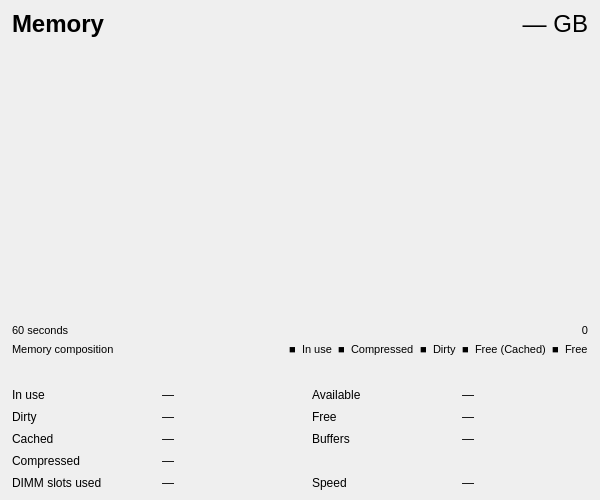
<?xml version="1.0" encoding="UTF-8"?>
<ui version="4.0">
 <class>MemoryDetailWidget</class>
 <widget class="QWidget" name="MemoryDetailWidget">
  <property name="geometry">
   <rect>
    <x>0</x>
    <y>0</y>
    <width>600</width>
    <height>500</height>
   </rect>
  </property>
  <layout class="QVBoxLayout" name="verticalLayout" stretch="0,1,0,0,0,0">
   <property name="spacing">
    <number>6</number>
   </property>
   <property name="leftMargin">
    <number>12</number>
   </property>
   <property name="topMargin">
    <number>10</number>
   </property>
   <property name="rightMargin">
    <number>12</number>
   </property>
   <property name="bottomMargin">
    <number>10</number>
   </property>
   <item>
    <layout class="QHBoxLayout" name="headerLayout">
     <item>
      <widget class="QLabel" name="titleLabel">
       <property name="styleSheet">
        <string>font-size: 18pt; font-weight: bold;</string>
       </property>
       <property name="text">
        <string>Memory</string>
       </property>
      </widget>
     </item>
     <item>
      <spacer>
       <property name="orientation">
        <enum>Qt::Orientation::Horizontal</enum>
       </property>
       <property name="sizeHint" stdset="0">
        <size>
         <width>40</width>
         <height>0</height>
        </size>
       </property>
      </spacer>
     </item>
     <item>
      <widget class="QLabel" name="totalLabel">
       <property name="styleSheet">
        <string>font-size: 18pt;</string>
       </property>
       <property name="text">
        <string>— GB</string>
       </property>
       <property name="alignment">
        <set>Qt::AlignmentFlag::AlignRight|Qt::AlignmentFlag::AlignTrailing|Qt::AlignmentFlag::AlignVCenter</set>
       </property>
      </widget>
     </item>
    </layout>
   </item>
   <item>
    <widget class="Perf::GraphWidget" name="graphWidget" native="true">
     <property name="sizePolicy">
      <sizepolicy hsizetype="Expanding" vsizetype="Expanding">
       <horstretch>0</horstretch>
       <verstretch>1</verstretch>
      </sizepolicy>
     </property>
    </widget>
   </item>
   <item>
    <layout class="QHBoxLayout" name="timeAxisLayout">
     <item>
      <widget class="QLabel" name="timeLeftLabel">
       <property name="styleSheet">
        <string>font-size: 8pt;</string>
       </property>
       <property name="text">
        <string>60 seconds</string>
       </property>
      </widget>
     </item>
     <item>
      <spacer>
       <property name="orientation">
        <enum>Qt::Orientation::Horizontal</enum>
       </property>
       <property name="sizeHint" stdset="0">
        <size>
         <width>40</width>
         <height>0</height>
        </size>
       </property>
      </spacer>
     </item>
     <item>
      <widget class="QLabel" name="timeRightLabel">
       <property name="styleSheet">
        <string>font-size: 8pt;</string>
       </property>
       <property name="text">
        <string>0</string>
       </property>
       <property name="alignment">
        <set>Qt::AlignmentFlag::AlignRight|Qt::AlignmentFlag::AlignTrailing|Qt::AlignmentFlag::AlignVCenter</set>
       </property>
      </widget>
     </item>
    </layout>
   </item>
   <item>
    <layout class="QHBoxLayout" name="compLegendLayout">
     <item>
      <widget class="QLabel" name="compositionLabel">
       <property name="styleSheet">
        <string>font-size: 8pt;</string>
       </property>
       <property name="text">
        <string>Memory composition</string>
       </property>
      </widget>
     </item>
     <item>
      <spacer>
       <property name="orientation">
        <enum>Qt::Orientation::Horizontal</enum>
       </property>
       <property name="sizeHint" stdset="0">
        <size>
         <width>10</width>
         <height>0</height>
        </size>
       </property>
      </spacer>
     </item>
     <item>
      <widget class="QLabel" name="legendUsedDot">
       <property name="styleSheet">
        <string>font-size: 8pt;</string>
       </property>
       <property name="text">
        <string>■</string>
       </property>
      </widget>
     </item>
     <item>
      <widget class="QLabel" name="legendUsedLabel">
       <property name="styleSheet">
        <string>font-size: 8pt;</string>
       </property>
       <property name="text">
        <string>In use</string>
       </property>
      </widget>
     </item>
     <item>
      <widget class="QLabel" name="legendCompressedDot">
       <property name="styleSheet">
        <string>font-size: 8pt;</string>
       </property>
       <property name="text">
        <string>■</string>
       </property>
      </widget>
     </item>
     <item>
      <widget class="QLabel" name="legendCompressedLabel">
       <property name="styleSheet">
        <string>font-size: 8pt;</string>
       </property>
       <property name="text">
        <string>Compressed</string>
       </property>
      </widget>
     </item>
     <item>
      <widget class="QLabel" name="legendDirtyDot">
       <property name="styleSheet">
        <string>font-size: 8pt;</string>
       </property>
       <property name="text">
        <string>■</string>
       </property>
      </widget>
     </item>
     <item>
      <widget class="QLabel" name="legendDirtyLabel">
       <property name="styleSheet">
        <string>font-size: 8pt;</string>
       </property>
       <property name="text">
        <string>Dirty</string>
       </property>
      </widget>
     </item>
     <item>
      <widget class="QLabel" name="legendCachedDot">
       <property name="styleSheet">
        <string>font-size: 8pt;</string>
       </property>
       <property name="text">
        <string>■</string>
       </property>
      </widget>
     </item>
     <item>
      <widget class="QLabel" name="legendCachedLabel">
       <property name="styleSheet">
        <string>font-size: 8pt;</string>
       </property>
       <property name="text">
        <string>Free (Cached)</string>
       </property>
      </widget>
     </item>
     <item>
      <widget class="QLabel" name="legendFreeDot">
       <property name="styleSheet">
        <string>font-size: 8pt;</string>
       </property>
       <property name="text">
        <string>■</string>
       </property>
      </widget>
     </item>
     <item>
      <widget class="QLabel" name="legendFreeLabel">
       <property name="styleSheet">
        <string>font-size: 8pt;</string>
       </property>
       <property name="text">
        <string>Free</string>
       </property>
      </widget>
     </item>
    </layout>
   </item>
   <item>
    <widget class="Perf::MemoryBar" name="compositionBar" native="true">
     <property name="minimumSize">
      <size>
       <width>0</width>
       <height>20</height>
      </size>
     </property>
     <property name="maximumSize">
      <size>
       <width>16777215</width>
       <height>40</height>
      </size>
     </property>
    </widget>
   </item>
   <item>
    <layout class="QGridLayout" name="statsGrid">
     <property name="horizontalSpacing">
      <number>24</number>
     </property>
     <property name="verticalSpacing">
      <number>8</number>
     </property>
     <item row="0" column="0">
      <widget class="QLabel" name="inUseLabel">
       <property name="styleSheet">
        <string></string>
       </property>
       <property name="text">
        <string>In use</string>
       </property>
      </widget>
     </item>
     <item row="0" column="1">
      <widget class="QLabel" name="statInUseValue">
       <property name="text">
        <string>—</string>
       </property>
      </widget>
     </item>
     <item row="0" column="2">
      <widget class="QLabel" name="availableLabel">
       <property name="styleSheet">
        <string></string>
       </property>
       <property name="text">
        <string>Available</string>
       </property>
      </widget>
     </item>
     <item row="0" column="3">
      <widget class="QLabel" name="statAvailValue">
       <property name="text">
        <string>—</string>
       </property>
      </widget>
     </item>
     <item row="1" column="0">
      <widget class="QLabel" name="dirtyLabel">
       <property name="styleSheet">
        <string></string>
       </property>
       <property name="text">
        <string>Dirty</string>
       </property>
      </widget>
     </item>
     <item row="1" column="1">
      <widget class="QLabel" name="statDirtyValue">
       <property name="text">
        <string>—</string>
       </property>
      </widget>
     </item>
     <item row="1" column="2">
      <widget class="QLabel" name="freeLabel">
       <property name="styleSheet">
        <string></string>
       </property>
       <property name="text">
        <string>Free</string>
       </property>
      </widget>
     </item>
     <item row="1" column="3">
      <widget class="QLabel" name="statFreeValue">
       <property name="text">
        <string>—</string>
       </property>
      </widget>
     </item>
     <item row="2" column="0">
      <widget class="QLabel" name="cachedLabel">
       <property name="styleSheet">
        <string></string>
       </property>
       <property name="text">
        <string>Cached</string>
       </property>
      </widget>
     </item>
     <item row="2" column="1">
      <widget class="QLabel" name="statCachedValue">
       <property name="text">
        <string>—</string>
       </property>
      </widget>
     </item>
     <item row="2" column="2">
      <widget class="QLabel" name="buffersLabel">
       <property name="styleSheet">
        <string></string>
       </property>
       <property name="text">
        <string>Buffers</string>
       </property>
      </widget>
     </item>
     <item row="2" column="3">
      <widget class="QLabel" name="statBuffersValue">
       <property name="text">
        <string>—</string>
       </property>
      </widget>
     </item>
     <item row="3" column="0">
      <widget class="QLabel" name="compressedLabel">
       <property name="styleSheet">
        <string></string>
       </property>
       <property name="text">
        <string>Compressed</string>
       </property>
      </widget>
     </item>
     <item row="3" column="1">
      <widget class="QLabel" name="statCompressedValue">
       <property name="text">
        <string>—</string>
       </property>
      </widget>
     </item>
     <item row="4" column="0">
      <widget class="QLabel" name="dimmSlotsLabel">
       <property name="styleSheet">
        <string></string>
       </property>
       <property name="text">
        <string>DIMM slots used</string>
       </property>
      </widget>
     </item>
     <item row="4" column="1">
      <widget class="QLabel" name="statDimmSlotsValue">
       <property name="text">
        <string>—</string>
       </property>
      </widget>
     </item>
     <item row="4" column="2">
      <widget class="QLabel" name="memorySpeedLabel">
       <property name="styleSheet">
        <string></string>
       </property>
       <property name="text">
        <string>Speed</string>
       </property>
      </widget>
     </item>
     <item row="4" column="3">
      <widget class="QLabel" name="statMemSpeedValue">
       <property name="text">
        <string>—</string>
       </property>
      </widget>
     </item>
    </layout>
   </item>
  </layout>
 </widget>
 <customwidgets>
  <customwidget>
   <class>Perf::GraphWidget</class>
   <extends>QWidget</extends>
   <header>perf/graphwidget.h</header>
  </customwidget>
  <customwidget>
   <class>Perf::MemoryBar</class>
   <extends>QWidget</extends>
   <header>perf/memorybar.h</header>
  </customwidget>
 </customwidgets>
 <resources/>
 <connections/>
</ui>
